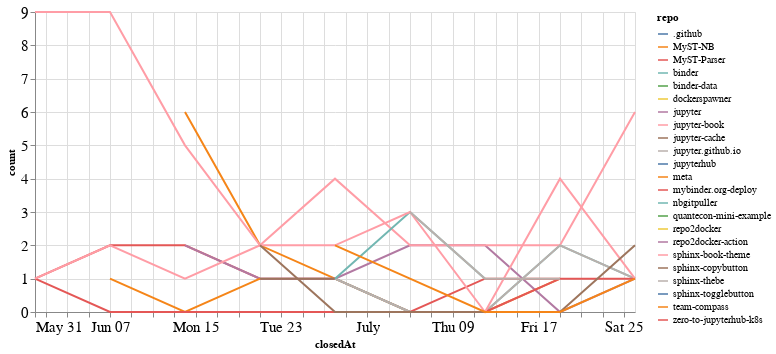

Source (notebook cell):
### Code cell
closed_by_time = closed_by.groupby('repo').resample('W', on='closedAt').count()['author'].reset_index()
closed_by_time = closed_by_time.rename(columns={'author': 'count'})

alt.Chart(closed_by_time, width=600).mark_line().encode(
    x='closedAt',
    y='count',
    color='repo',
    tooltip="repo"
)

### Figure 1 — Vega-Lite specification as saved in the notebook (floating-point values rounded to 4 significant figures)
{"config": {"axisLeft": {"labelFontSize": 15}, "axisBottom": {"labelFontSize": 15}}, "data": {"name": "data-8a8634454bb8d9d904fc203349a251b1"}, "mark": "line", "encoding": {"color": {"type": "nominal", "field": "repo"}, "tooltip": {"type": "nominal", "field": "repo"}, "x": {"type": "temporal", "field": "closedAt"}, "y": {"type": "quantitative", "field": "count"}}, "width": 600, "$schema": "https://vega.github.io/schema/vega-lite/v4.8.1.json", "datasets": {"data-8a8634454bb8d9d904fc203349a251b1": [{"repo": ".github", "closedAt": "2020-07-05T00:00:00", "count": 1}, {"repo": "MyST-NB", "closedAt": "2020-06-14T00:00:00", "count": 6}, {"repo": "MyST-NB", "closedAt": "2020-06-21T00:00:00", "count": 2}, {"repo": "MyST-NB", "closedAt": "2020-06-28T00:00:00", "count": 1}, {"repo": "MyST-NB", "closedAt": "2020-07-05T00:00:00", "count": 0}, {"repo": "MyST-NB", "closedAt": "2020-07-12T00:00:00", "count": 0}, {"repo": "MyST-NB", "closedAt": "2020-07-19T00:00:00", "count": 1}, {"repo": "MyST-Parser", "closedAt": "2020-05-31T00:00:00", "count": 1}, {"repo": "MyST-Parser", "closedAt": "2020-06-07T00:00:00", "count": 2}, {"repo": "MyST-Parser", "closedAt": "2020-06-14T00:00:00", "count": 2}, {"repo": "MyST-Parser", "closedAt": "2020-06-21T00:00:00", "count": 1}, {"repo": "MyST-Parser", "closedAt": "2020-06-28T00:00:00", "count": 1}, {"repo": "MyST-Parser", "closedAt": "2020-07-05T00:00:00", "count": 0}, {"repo": "MyST-Parser", "closedAt": "2020-07-12T00:00:00", "count": 1}, {"repo": "MyST-Parser", "closedAt": "2020-07-19T00:00:00", "count": 1}, {"repo": "binder", "closedAt": "2020-06-28T00:00:00", "count": 1}, {"repo": "binder", "closedAt": "2020-07-05T00:00:00", "count": 0}, {"repo": "binder", "closedAt": "2020-07-12T00:00:00", "count": 0}, {"repo": "binder", "closedAt": "2020-07-19T00:00:00", "count": 2}, {"repo": "binder", "closedAt": "2020-07-26T00:00:00", "count": 1}, {"repo": "binder-data", "closedAt": "2020-06-21T00:00:00", "count": 1}, {"repo": "dockerspawner", "closedAt": "2020-06-28T00:00:00", "count": 2}, {"repo": "jupyter", "closedAt": "2020-06-14T00:00:00", "count": 2}, {"repo": "jupyter", "closedAt": "2020-06-21T00:00:00", "count": 1}, {"repo": "jupyter", "closedAt": "2020-06-28T00:00:00", "count": 1}, {"repo": "jupyter", "closedAt": "2020-07-05T00:00:00", "count": 2}, {"repo": "jupyter", "closedAt": "2020-07-12T00:00:00", "count": 2}, {"repo": "jupyter", "closedAt": "2020-07-19T00:00:00", "count": 0}, {"repo": "jupyter", "closedAt": "2020-07-26T00:00:00", "count": 1}, {"repo": "jupyter-book", "closedAt": "2020-05-31T00:00:00", "count": 9}, {"repo": "jupyter-book", "closedAt": "2020-06-07T00:00:00", "count": 9}, {"repo": "jupyter-book", "closedAt": "2020-06-14T00:00:00", "count": 5}, {"repo": "jupyter-book", "closedAt": "2020-06-21T00:00:00", "count": 2}, {"repo": "jupyter-book", "closedAt": "2020-06-28T00:00:00", "count": 4}, {"repo": "jupyter-book", "closedAt": "2020-07-05T00:00:00", "count": 2}, {"repo": "jupyter-book", "closedAt": "2020-07-12T00:00:00", "count": 2}, {"repo": "jupyter-book", "closedAt": "2020-07-19T00:00:00", "count": 2}, {"repo": "jupyter-book", "closedAt": "2020-07-26T00:00:00", "count": 6}, {"repo": "jupyter-cache", "closedAt": "2020-06-21T00:00:00", "count": 1}, {"repo": "jupyter-cache", "closedAt": "2020-06-28T00:00:00", "count": 1}, {"repo": "jupyter.github.io", "closedAt": "2020-06-28T00:00:00", "count": 1}, {"repo": "jupyter.github.io", "closedAt": "2020-07-05T00:00:00", "count": 0}, {"repo": "jupyter.github.io", "closedAt": "2020-07-12T00:00:00", "count": 0}, {"repo": "jupyter.github.io", "closedAt": "2020-07-19T00:00:00", "count": 2}, {"repo": "jupyter.github.io", "closedAt": "2020-07-26T00:00:00", "count": 1}, {"repo": "jupyterhub", "closedAt": "2020-07-12T00:00:00", "count": 1}, {"repo": "meta", "closedAt": "2020-06-07T00:00:00", "count": 1}, {"repo": "meta", "closedAt": "2020-06-14T00:00:00", "count": 0}, {"repo": "meta", "closedAt": "2020-06-21T00:00:00", "count": 1}, {"repo": "mybinder.org-deploy", "closedAt": "2020-05-31T00:00:00", "count": 1}, {"repo": "mybinder.org-deploy", "closedAt": "2020-06-07T00:00:00", "count": 0}, {"repo": "mybinder.org-deploy", "closedAt": "2020-06-14T00:00:00", "count": 0}, {"repo": "mybinder.org-deploy", "closedAt": "2020-06-21T00:00:00", "count": 0}, {"repo": "mybinder.org-deploy", "closedAt": "2020-06-28T00:00:00", "count": 0}, {"repo": "mybinder.org-deploy", "closedAt": "2020-07-05T00:00:00", "count": 0}, {"repo": "mybinder.org-deploy", "closedAt": "2020-07-12T00:00:00", "count": 0}, {"repo": "mybinder.org-deploy", "closedAt": "2020-07-19T00:00:00", "count": 1}, {"repo": "mybinder.org-deploy", "closedAt": "2020-07-26T00:00:00", "count": 1}, {"repo": "nbgitpuller", "closedAt": "2020-06-28T00:00:00", "count": 1}, {"repo": "nbgitpuller", "closedAt": "2020-07-05T00:00:00", "count": 3}, {"repo": "nbgitpuller", "closedAt": "2020-07-12T00:00:00", "count": 1}, {"repo": "quantecon-mini-example", "closedAt": "2020-06-21T00:00:00", "count": 1}, {"repo": "repo2docker", "closedAt": "2020-06-14T00:00:00", "count": 1}, {"repo": "repo2docker-action", "closedAt": "2020-07-26T00:00:00", "count": 1}, {"repo": "sphinx-book-theme", "closedAt": "2020-05-31T00:00:00", "count": 1}, {"repo": "sphinx-book-theme", "closedAt": "2020-06-07T00:00:00", "count": 2}, {"repo": "sphinx-book-theme", "closedAt": "2020-06-14T00:00:00", "count": 1}, {"repo": "sphinx-book-theme", "closedAt": "2020-06-21T00:00:00", "count": 2}, {"repo": "sphinx-book-theme", "closedAt": "2020-06-28T00:00:00", "count": 2}, {"repo": "sphinx-book-theme", "closedAt": "2020-07-05T00:00:00", "count": 3}, {"repo": "sphinx-book-theme", "closedAt": "2020-07-12T00:00:00", "count": 0}, {"repo": "sphinx-book-theme", "closedAt": "2020-07-19T00:00:00", "count": 4}, {"repo": "sphinx-book-theme", "closedAt": "2020-07-26T00:00:00", "count": 1}, {"repo": "sphinx-copybutton", "closedAt": "2020-06-21T00:00:00", "count": 2}, {"repo": "sphinx-copybutton", "closedAt": "2020-06-28T00:00:00", "count": 0}, {"repo": "sphinx-copybutton", "closedAt": "2020-07-05T00:00:00", "count": 0}, {"repo": "sphinx-copybutton", "closedAt": "2020-07-12T00:00:00", "count": 0}, {"repo": "sphinx-copybutton", "closedAt": "2020-07-19T00:00:00", "count": 0}, {"repo": "sphinx-copybutton", "closedAt": "2020-07-26T00:00:00", "count": 2}, {"repo": "sphinx-thebe", "closedAt": "2020-07-05T00:00:00", "count": 3}, {"repo": "sphinx-thebe", "closedAt": "2020-07-12T00:00:00", "count": 1}, {"repo": "sphinx-thebe", "closedAt": "2020-07-19T00:00:00", "count": 1}, {"repo": "sphinx-togglebutton", "closedAt": "2020-06-14T00:00:00", "count": 1}, {"repo": "team-compass", "closedAt": "2020-06-28T00:00:00", "count": 2}, {"repo": "team-compass", "closedAt": "2020-07-05T00:00:00", "count": 1}, {"repo": "team-compass", "closedAt": "2020-07-12T00:00:00", "count": 0}, {"repo": "team-compass", "closedAt": "2020-07-19T00:00:00", "count": 0}, {"repo": "team-compass", "closedAt": "2020-07-26T00:00:00", "count": 1}, {"repo": "zero-to-jupyterhub-k8s", "closedAt": "2020-07-05T00:00:00", "count": 1}]}}
